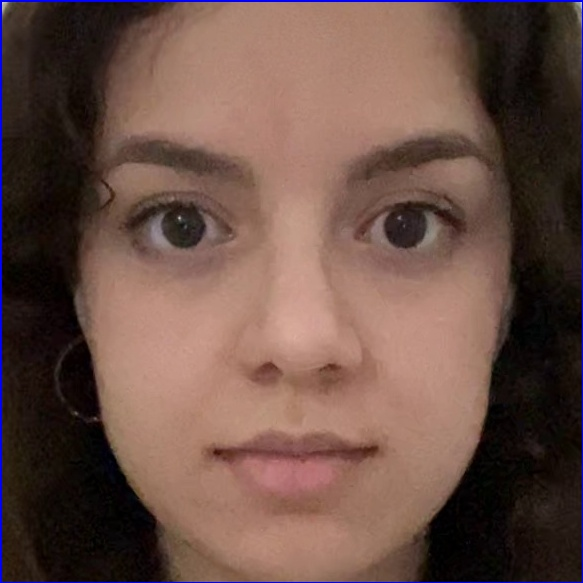
#> input picture Code/input/imSeg.jpg, 583 x 583 px
$ python eyeSegmentation.py   (older library calls are emulated)
#> lines starting #> are read from the running program, lines starting #| are printed output that depends on the picture
# -*- coding: utf-8 -*-
"""
Created on Mon May 15 21:12:25 2023

@author: Srkokiko
"""

#Cargamos librerias
import os
import cv2
import numpy as np

#Declaramos funciones para facilitar la lectura de múltiples imagenes en carpetas
def get_image_files(folder_path):
    image_files = []
    for filename in os.listdir(folder_path):
        if filename.endswith('.jpg') or filename.endswith('.png') or filename.endswith('.jpeg'):
            image_files.append(os.path.join(folder_path, filename))
    return image_files

def read_images(folder_path):
    image_files = get_image_files(folder_path)
    images = []
    for file_path in image_files:
        try:
            image = cv2.imread(file_path, cv2.IMREAD_GRAYSCALE)
            images.append(image)
        except Exception as e:
            print(f"Unable to open image file: {file_path} - {str(e)}")
    return images


#Cargamos el modelo pre entrenado de detección de caras
detector_caras = cv2.CascadeClassifier('./preTrainedModels/haarcascade_frontalface_default.xml')

#Cargamos la imagen sobre la que queremos trabajar y la convertimos a grayscale
image = cv2.imread('./input/imSeg.jpg')
#> image is the input picture: shape (583, 583, 3); mean B, G, R 70.6, 79.3, 106.4
gris = cv2.cvtColor(image, cv2.COLOR_BGR2GRAY)
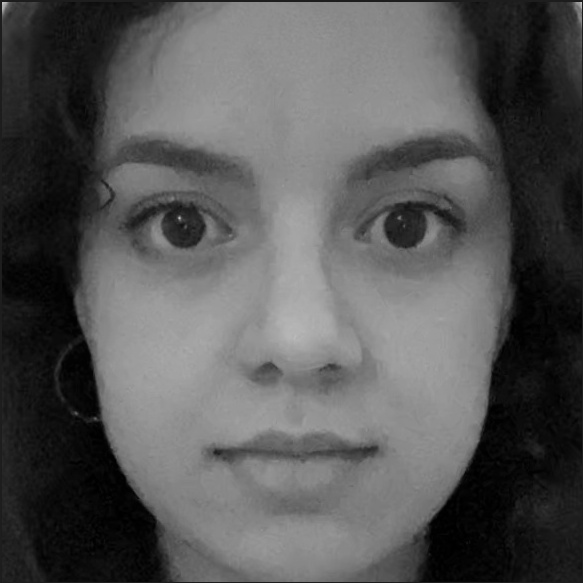
#> gris: shape (583, 583); min 0, max 197, mean 86.5

#Segmentamos la cara
cara = detector_caras.detectMultiScale(gris, scaleFactor=1.1, minNeighbors=5, minSize=(30, 30))
#> cara = [[54, 58, 482, 482]]
region_cara = image[cara[0][1]:cara[0][1]+cara[0][3], cara[0][0]:cara[0][0]+cara[0][2]]
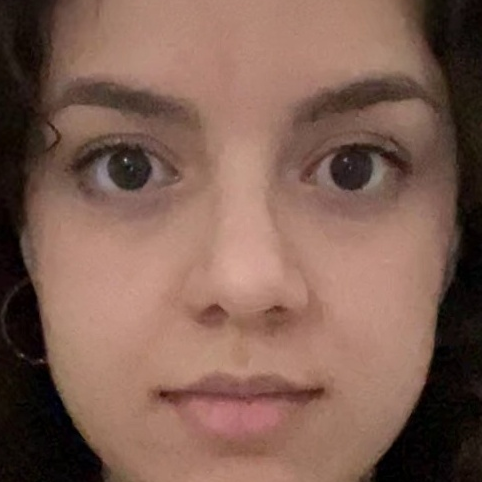
#> region_cara: shape (482, 482, 3); mean B, G, R 82.6, 95.2, 127.4
cara_gris = cv2.cvtColor(region_cara, cv2.COLOR_BGR2GRAY)
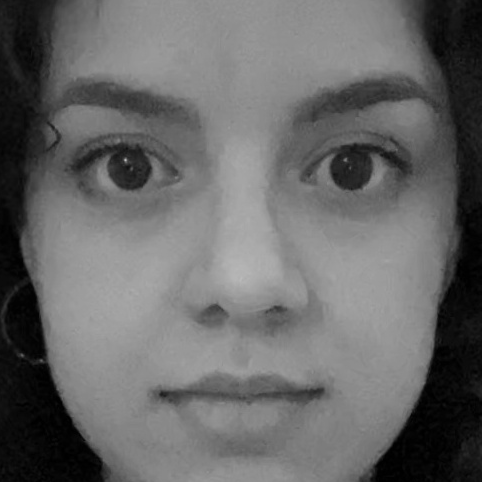
#> cara_gris: shape (482, 482); min 0, max 187, mean 103.4


#Cargamos los templates de ojos previamente segmentados para hacer el template matching
ojo_izquierdo_folder = './datasets/segmentation/leftEye'
templates_ojo_izquierdo = []
templates_ojo_izquierdo = read_images(ojo_izquierdo_folder)
#> pass 2 of the loop in get_image_files, `for filename in os.listdir(folder_path):`:
#> pass 3 of the loop in get_image_files, `for filename in os.listdir(folder_path):`:
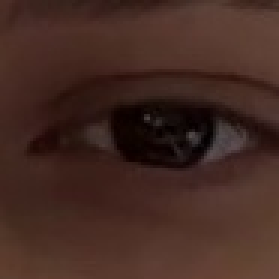
#> input picture Code/datasets/segmentation/leftEye/center_l_11.jpg, 93 x 93 px (shown 3 times larger)
#> in read_images, `image = cv2.imread(file_path, cv2.IMREAD_GRAYSCALE)`:
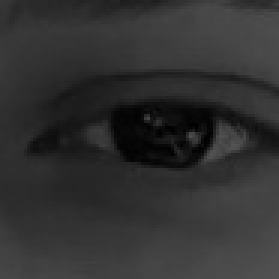
#> image: shape (93, 93) (shown 3 times larger); min 0, max 83, mean 49.2
#> pass 2 of the loop in read_images, `for file_path in image_files:`:
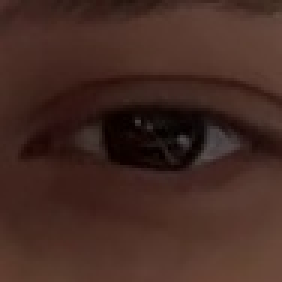
#> input picture Code/datasets/segmentation/leftEye/center_l_12.jpg, 94 x 94 px (shown 3 times larger)
#> in read_images, `image = cv2.imread(file_path, cv2.IMREAD_GRAYSCALE)`:
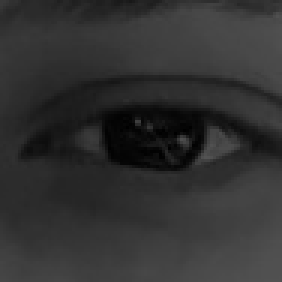
#> image: shape (94, 94) (shown 3 times larger); min 0, max 83, mean 49.3
#> pass 3 of the loop in read_images, `for file_path in image_files:`:
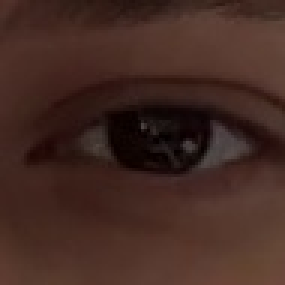
#> input picture Code/datasets/segmentation/leftEye/center_l_13.jpg, 95 x 95 px (shown 3 times larger)
#> in read_images, `image = cv2.imread(file_path, cv2.IMREAD_GRAYSCALE)`:
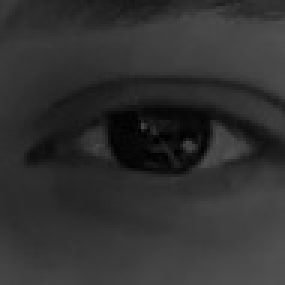
#> image: shape (95, 95) (shown 3 times larger); min 0, max 81, mean 48.8
#> templates_ojo_izquierdo = 3 items

ojo_derecho_folder = './datasets/segmentation/rightEye'
templates_ojo_derecho = []
templates_ojo_derecho = read_images(ojo_derecho_folder)
#> (the run stopped early here; a loop or call above may not have finished)
